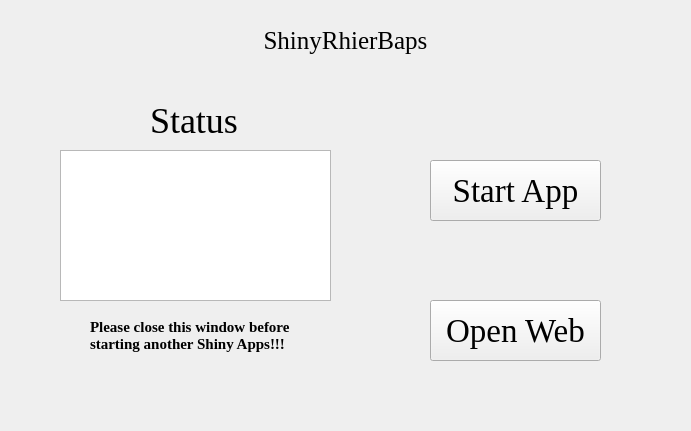
<?xml version="1.0" encoding="UTF-8"?>
<ui version="4.0">
 <class>Form</class>
 <widget class="QWidget" name="Form">
  <property name="geometry">
   <rect>
    <x>0</x>
    <y>0</y>
    <width>691</width>
    <height>431</height>
   </rect>
  </property>
  <property name="windowTitle">
   <string>Form</string>
  </property>
  <property name="styleSheet">
   <string notr="true">background-image: url(D:/tools/Pycharm/pyqt/logo/backgroundpage.png)</string>
  </property>
  <widget class="QTextBrowser" name="textBrowser">
   <property name="geometry">
    <rect>
     <x>60</x>
     <y>150</y>
     <width>271</width>
     <height>151</height>
    </rect>
   </property>
   <property name="styleSheet">
    <string notr="true">background-image: url(D:/tools/Pycharm/pyqt/logo/white.png)</string>
   </property>
  </widget>
  <widget class="QLabel" name="label">
   <property name="geometry">
    <rect>
     <x>230</x>
     <y>20</y>
     <width>231</width>
     <height>41</height>
    </rect>
   </property>
   <property name="font">
    <font>
     <family>Times New Roman</family>
     <pointsize>19</pointsize>
    </font>
   </property>
   <property name="text">
    <string>ShinyRhierBaps</string>
   </property>
   <property name="alignment">
    <set>Qt::AlignCenter</set>
   </property>
  </widget>
  <widget class="QLabel" name="label_2">
   <property name="geometry">
    <rect>
     <x>150</x>
     <y>100</y>
     <width>101</width>
     <height>41</height>
    </rect>
   </property>
   <property name="font">
    <font>
     <family>Times New Roman</family>
     <pointsize>27</pointsize>
    </font>
   </property>
   <property name="text">
    <string>Status</string>
   </property>
   <property name="alignment">
    <set>Qt::AlignLeading|Qt::AlignLeft|Qt::AlignVCenter</set>
   </property>
  </widget>
  <widget class="QPushButton" name="pushButton">
   <property name="geometry">
    <rect>
     <x>430</x>
     <y>160</y>
     <width>171</width>
     <height>61</height>
    </rect>
   </property>
   <property name="font">
    <font>
     <family>Times New Roman</family>
     <pointsize>25</pointsize>
    </font>
   </property>
   <property name="text">
    <string>Start App</string>
   </property>
  </widget>
  <widget class="QPushButton" name="pushButton_2">
   <property name="geometry">
    <rect>
     <x>430</x>
     <y>300</y>
     <width>171</width>
     <height>61</height>
    </rect>
   </property>
   <property name="font">
    <font>
     <family>Times New Roman</family>
     <pointsize>25</pointsize>
    </font>
   </property>
   <property name="text">
    <string>Open Web</string>
   </property>
  </widget>
  <widget class="QLabel" name="label_3">
   <property name="geometry">
    <rect>
     <x>90</x>
     <y>310</y>
     <width>211</width>
     <height>51</height>
    </rect>
   </property>
   <property name="font">
    <font>
     <family>Times New Roman</family>
     <pointsize>11</pointsize>
     <weight>75</weight>
     <bold>true</bold>
    </font>
   </property>
   <property name="text">
    <string>Please close this window before
starting another Shiny Apps!!!</string>
   </property>
  </widget>
 </widget>
 <resources/>
 <connections/>
</ui>
